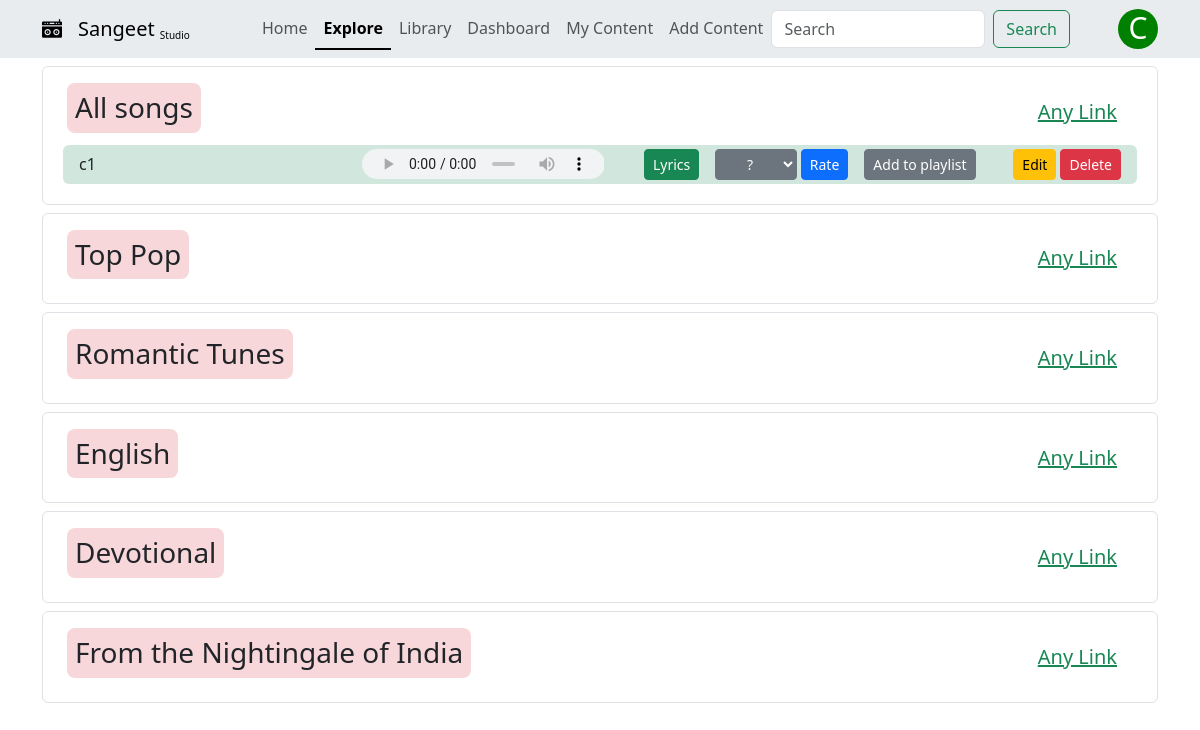
The page /explore (signed in) on the database as committed earlier.
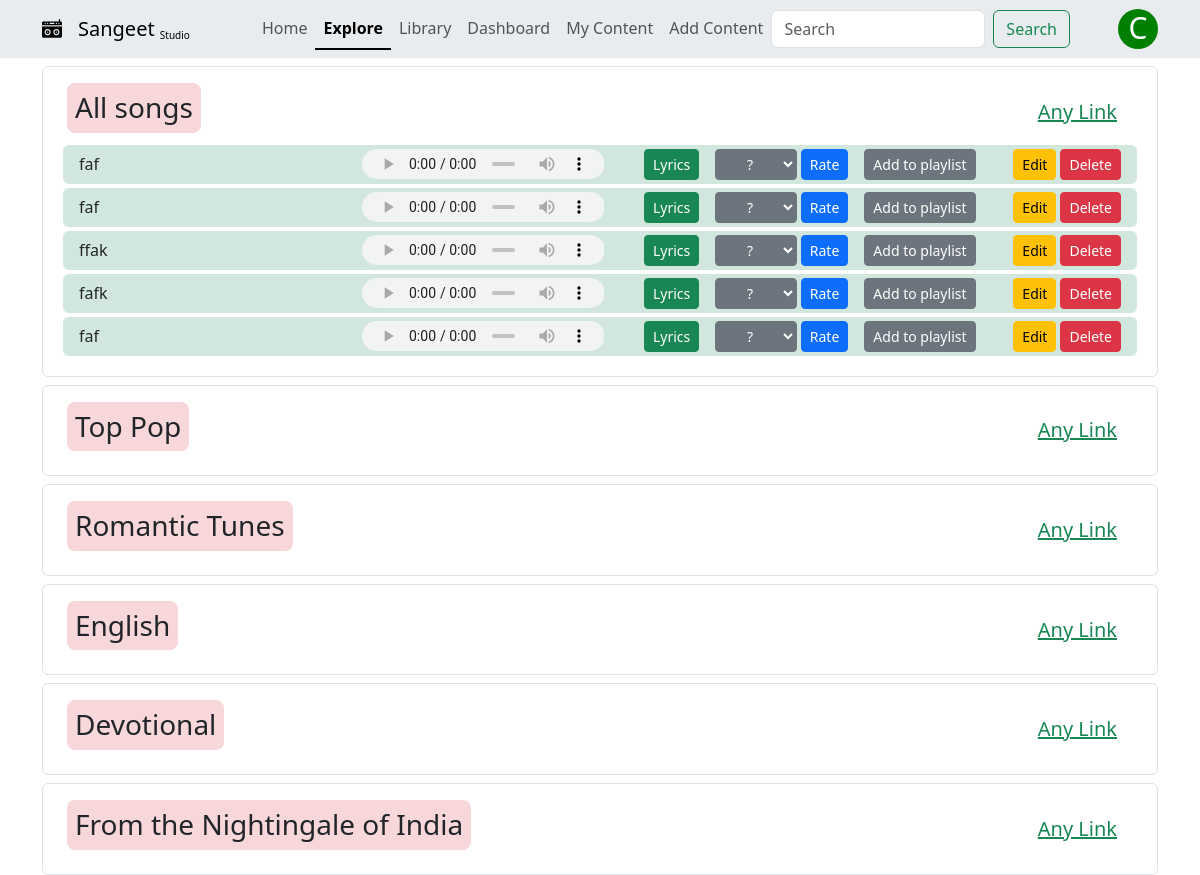
The same page on the database as committed later.
### sangeet/models.py (models this page shows)
class Track(db.Model):
    id = db.Column(db.Integer, primary_key=True)
    name = db.Column(db.String(40), nullable=False)
    file_name = db.Column(db.String, nullable=False)
    artist_name = db.Column(db.String(40), nullable=False)
    times_played = db.Column(db.Integer, default=0)
    rating = db.Column(db.Float, default=0, index=True)
    is_flagged = db.Column(db.Boolean, unique=False, default=False)
    file_path = db.Column(db.String(200), default='#')
    release_date = db.Column(db.DateTime, default=datetime.now())
    genre_id = db.Column(db.Integer, db.ForeignKey('genre.id'), nullable=True)
    genre = db.relationship('Genre', back_populates='tracks')
    creator_id = db.Column(db.Integer, db.ForeignKey('creator.creator_id'))
    creator = db.relationship('Creator', back_populates='tracks')
    album_id = db.Column(db.Integer, db.ForeignKey('album.id'), nullable=True)
    album = db.relationship('Album', back_populates='tracks')
    belongs_to_playlist = db.relationship('Playlist', secondary=track_playlist, back_populates='tracks')
    lyrics = db.relationship('Lyrics', cascade="all, delete")
    language_id = db.Column(db.Integer, db.ForeignKey('language.id'), nullable=True)
    language = db.relationship('Language')
    liked_by = db.relationship('User', secondary=user_liked_tracks, back_populates='liked_tracks')
    artist_id = db.Column(db.Integer, db.ForeignKey('artist.id'))
    artist = db.relationship('Artist', back_populates='tracks')

### sangeet/views/general.py (the view)
@bp.route('/explore')
def explore():
    categories = [
        {'title': 'All songs', 'cat_link':'all', 'table': Track, 'order_by': 'release_date'},
        {'title': 'Top Pop', 'cat_link':'pop', 'table': Track, 'filter_by': 'genre', 'value': 'pop'},
        {'title': 'Romantic Tunes', 'cat_link':'romantic', 'table': Track, 'filter_by': 'genre', 'value': 'Romantic'},
        {'title': 'English', 'cat_link':'english', 'table': Track, 'filter_by': 'name', 'value': 'English', 'table_2':Language},
        {'title': 'Devotional', 'cat_link':'devotional', 'table': Track, 'filter_by': 'genre', 'value': 'devotional'},
        {'title': 'From the Nightingale of India', 'cat_link':'lata', 'table': Track, 'filter_by': 'artist_name', 'value': 'Lata Mangeshkar'}
        ]
    content = content_overview(categories)
    return render_template('general/explore.html', content=content)

### sangeet/utils/configuration.py (called while the page is built)
def get_user_layout():
    user_role = current_user.role
    layout_paths = {
        'user' : 'layouts/user_layout.html',
        'creator' : 'layouts/creator_layout.html',
        'admin' : 'layouts/admin_layout.html',
    }
    return layout_paths.get(user_role)

def inject_user_data():
    return dict(
        t_var = f"this is a test variable mr. {current_user.first_name}",
        appropriate_layout = get_user_layout()
    )

### sangeet/templates/general/explore.html (shortened to what this page needs)
{% extends appropriate_layout %}
{% set explore_link = 'active' %}
{% block main %}
    {% for entry in content %}
        {% set tracks=content[entry]['items'] %}
        {% set title=content[entry]['title'] %}
        {% set link_name='Any Link' %}
        {% set link_address=content[entry]['cat_link'] %}
        {% include 'music/track_listings.html' %}
    {% endfor %}
{% endblock %}

### sangeet/templates/music/track_listings.html (shortened to what this page needs)
{% import 'macros/music_macros.html' as music_macros %}
{% import 'macros/general.html' as general_macros %}
<div class="container mt-2 border border-1 rounded-2 border p-3">
    <div class="hstack px-2">
        <h3 class="rounded-3 bg-danger-subtle p-2">{{title}}</h3>
        <a href="{{link_address}}" class="rounded-3 p-2 lead link-success ms-auto pe-3">{{link_name}}</a>
    </div>
{% for track in tracks %}
    <div class="row gap-3 justify-content-evenly align-items-center p-1 m-1 bg-success-subtle rounded-2">
        <a class="col-sm-3 text-decoration-none text-dark" href="/track/{{track.id}}">
            <div class="">
                {{ track.name }}
            </div>
        </a>
        <audio class="col-3" style="height: 30px;" controls>
            <source src="{{ url_for('static', filename=track.file_name) }}" type="audio/mp3">
        </audio>
        <div class="col hstack gap-3">
            {{ general_macros.submit_info(label='Lyrics', url="/get_lyrics", color='success')}}
            <form class="col" action="#">
                <div class="hstack gap-1">
                    <select class="col btn btn-sm btn-secondary" name="rating" id="rating">
                        <option value="">?</option>
                    </select>
                    <input class="btn btn-sm btn-primary" formaction="/user/rating" type="submit" value="Rate">
                </div>
            </form>
            <div class="col dropdown">
                <button class="btn btn-sm btn-secondary dropdown-toggle" type="button" data-bs-toggle="dropdown">
                  Add to playlist
                </button>
            </div>
            <div class="hstack gap-1">
                {% if current_user.role=='admin' %}
                    {{ music_macros.track_admin_specific_actions(track) }}
                {% elif (current_user.role=='creator') and (current_user.id == track.creator_id) %}
                    {{ music_macros.track_creator_specific_actions(track) }}
                {% endif %}
            </div>
        </div>
    </div>
{% endfor %}
</div>

### sangeet/templates/macros/general.html (shortened to what this page needs)
{% macro submit_info(label, data, url, color) %}
    <form action="{{url}}" method="post">
    <button class="btn btn-sm btn-{{color}}" type="submit">{{label}}</button>
    </form>
{% endmacro %}

Rows that differ between the two databases and show on the page:
removed Track: name "c1", label "Lyrics Edit Delete"
added Track: name "faf", label "Lyrics Edit Delete"
added Track: name "faf", label "Lyrics Edit Delete"
added Track: name "ffak", label "Lyrics Edit Delete"
added Track: name "fafk", label "Lyrics Edit Delete"
added Track: name "faf", label "Lyrics Edit Delete"
